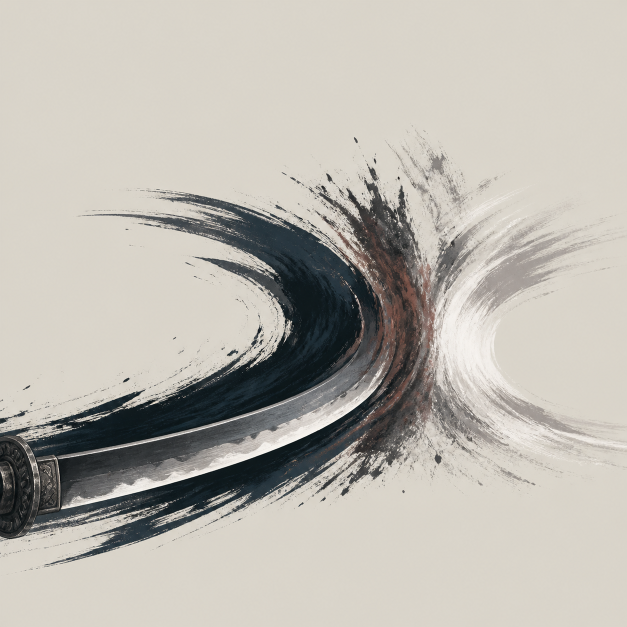
#> input picture Artifacts/GraphicsRemediation/P0/Main3/Calibration3/revision-01/selected/seojin-charge-G1-selected-v5-sword.png, 1254 x 1254 px (shown at 1/2 size)
$ python build_seojin_sword_v6_contact.py
#> lines starting #> are read from the running program, lines starting #| are printed output that depends on the picture
from pathlib import Path
from PIL import Image, ImageDraw, ImageFont
import hashlib, json

ROOT = Path(__file__).resolve().parent
paths = [
    ROOT / 'selected/seojin-charge-G1-selected-v5-sword.png',
    ROOT / 'selected/seojin-charge-G2-selected-v8-staggered-pressure.png',
    ROOT / 'selected/seojin-charge-G3-selected-v7-sword.png',
]
canvas = Image.new('RGB', (1664, 920), (216, 213, 204))
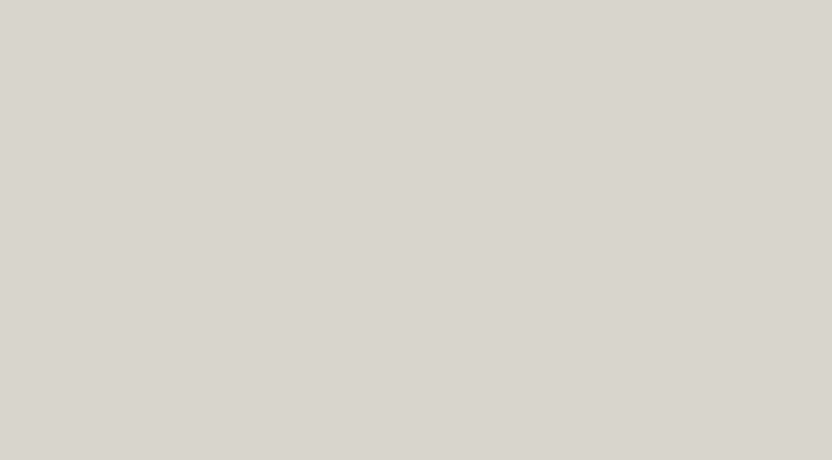
#> canvas: PIL image 1664x920 RGB (shown at 1/2 size); mean R, G, B 216, 213, 204
draw = ImageDraw.Draw(canvas)
font = ImageFont.load_default(size=22)
small = ImageFont.load_default(size=17)
draw.text((28, 18), 'Seojin Charge - sword-driven v6 grayscale structure gate', fill=(24, 27, 30), font=font)
rows = []
for index, path in enumerate(paths):
    image = Image.open(path).convert('RGB')
#> image is the input picture: PIL image 1254x1254 RGB; mean R, G, B 186.1, 182.4, 174.8
    gray = image.convert('L').convert('RGB')
    x = 32 + index * 544
    full = gray.copy()
    full.thumbnail((480, 480), Image.Resampling.LANCZOS)
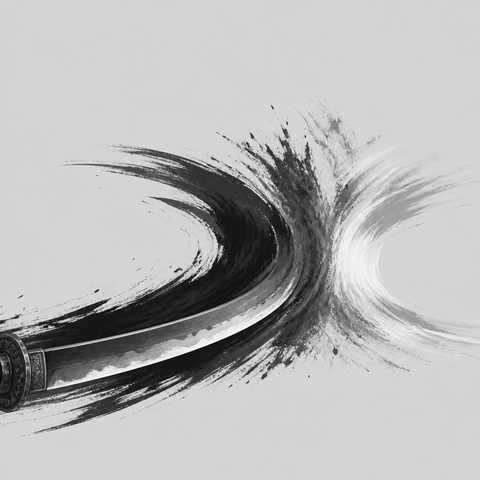
#> full: PIL image 480x480 RGB; min 2, max 255, mean 182.5
    tile = Image.new('RGB', (480, 480), (216, 213, 204))
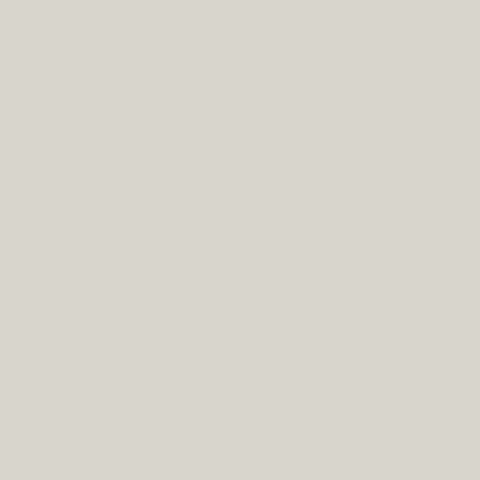
#> tile: PIL image 480x480 RGB; mean R, G, B 216, 213, 204
    tile.paste(full, ((480 - full.width) // 2, (480 - full.height) // 2))
    canvas.paste(tile, (x, 70))
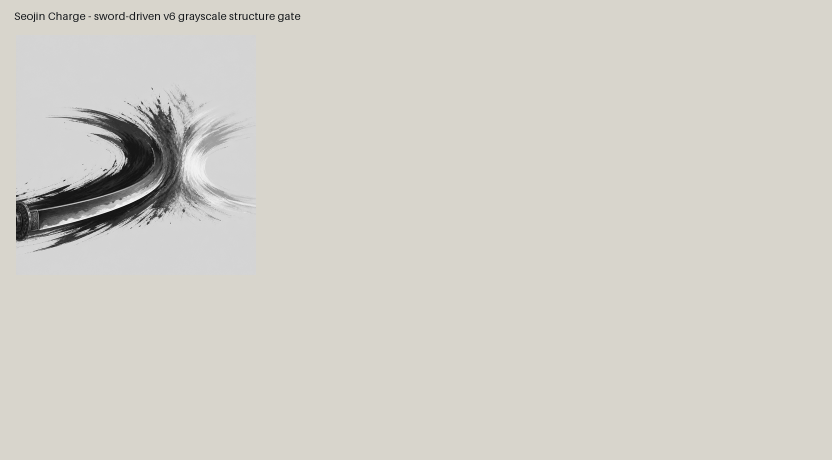
#> canvas: PIL image 1664x920 RGB (shown at 1/2 size); mean R, G, B 210.6, 208.1, 200.5
    draw.text((x, 560), f'G{index + 1}', fill=(24, 27, 30), font=font)
    for size, y in ((200, 600), (80, 805), (32, 840)):
        preview = gray.resize((size, size), Image.Resampling.LANCZOS)
        canvas.paste(preview, (x, y))
#> this loop made 3 passes
#> pass 1, `preview = gray.resize((size, size), Image.Resampling.LANCZOS)`:
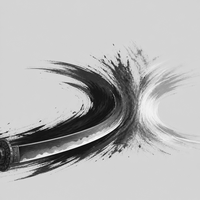
#> preview: PIL image 200x200 RGB; min 5, max 255, mean 182.5
#> pass 2, `preview = gray.resize((size, size), Image.Resampling.LANCZOS)`:
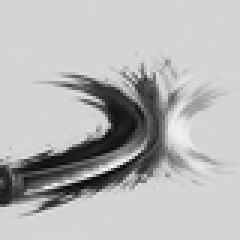
#> preview: PIL image 80x80 RGB (shown 3 times larger); min 6, max 245, mean 182.5
#> pass 3, `preview = gray.resize((size, size), Image.Resampling.LANCZOS)`:
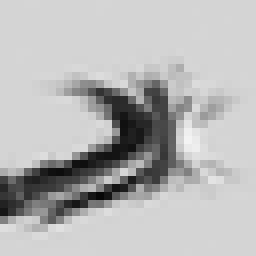
#> preview: PIL image 32x32 RGB (shown 8 times larger); min 7, max 243, mean 182.5
#> (the run stopped early here; a loop or call above may not have finished)
